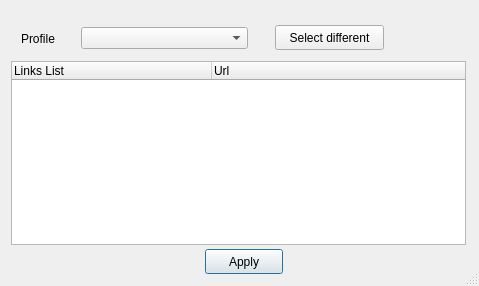
<?xml version="1.0" encoding="UTF-8"?>
<ui version="4.0">
 <class>Import</class>
 <widget class="QDialog" name="Import">
  <property name="geometry">
   <rect>
    <x>0</x>
    <y>0</y>
    <width>479</width>
    <height>286</height>
   </rect>
  </property>
  <property name="minimumSize">
   <size>
    <width>479</width>
    <height>286</height>
   </size>
  </property>
  <property name="maximumSize">
   <size>
    <width>494</width>
    <height>303</height>
   </size>
  </property>
  <property name="windowTitle">
   <string>Import</string>
  </property>
  <property name="windowIcon">
   <iconset resource="linkres.qrc">
    <normaloff>:/res/2globe_128.png</normaloff>:/res/2globe_128.png</iconset>
  </property>
  <property name="sizeGripEnabled">
   <bool>true</bool>
  </property>
  <property name="modal">
   <bool>true</bool>
  </property>
  <layout class="QHBoxLayout" name="horizontalLayout">
   <item>
    <widget class="QStackedWidget" name="stackedWidget">
     <property name="currentIndex">
      <number>0</number>
     </property>
     <widget class="QWidget" name="select">
      <widget class="QPushButton" name="pushButton_2">
       <property name="geometry">
        <rect>
         <x>194</x>
         <y>238</y>
         <width>78</width>
         <height>25</height>
        </rect>
       </property>
       <property name="text">
        <string>Apply</string>
       </property>
      </widget>
      <widget class="QTreeWidget" name="itemsview">
       <property name="geometry">
        <rect>
         <x>0</x>
         <y>50</y>
         <width>455</width>
         <height>184</height>
        </rect>
       </property>
       <attribute name="headerCascadingSectionResizes">
        <bool>true</bool>
       </attribute>
       <attribute name="headerDefaultSectionSize">
        <number>200</number>
       </attribute>
       <attribute name="headerHighlightSections">
        <bool>true</bool>
       </attribute>
       <attribute name="headerMinimumSectionSize">
        <number>200</number>
       </attribute>
       <attribute name="headerShowSortIndicator" stdset="0">
        <bool>false</bool>
       </attribute>
       <column>
        <property name="text">
         <string>Links List</string>
        </property>
        <property name="icon">
         <iconset>
          <normaloff>:/res/link.png</normaloff>:/res/link.png</iconset>
        </property>
       </column>
       <column>
        <property name="text">
         <string>Url</string>
        </property>
       </column>
      </widget>
      <widget class="QWidget" name="widget" native="true">
       <property name="geometry">
        <rect>
         <x>0</x>
         <y>10</y>
         <width>395</width>
         <height>37</height>
        </rect>
       </property>
       <widget class="QLabel" name="label">
        <property name="geometry">
         <rect>
          <x>10</x>
          <y>10</y>
          <width>61</width>
          <height>16</height>
         </rect>
        </property>
        <property name="text">
         <string>Profile</string>
        </property>
       </widget>
       <widget class="QComboBox" name="profillist">
        <property name="geometry">
         <rect>
          <x>70</x>
          <y>6</y>
          <width>167</width>
          <height>22</height>
         </rect>
        </property>
       </widget>
       <widget class="QPushButton" name="pushButton">
        <property name="geometry">
         <rect>
          <x>264</x>
          <y>4</y>
          <width>109</width>
          <height>25</height>
         </rect>
        </property>
        <property name="text">
         <string>Select different</string>
        </property>
       </widget>
      </widget>
     </widget>
     <widget class="QWidget" name="progress">
      <widget class="QWidget" name="process" native="true">
       <property name="geometry">
        <rect>
         <x>10</x>
         <y>20</y>
         <width>429</width>
         <height>181</height>
        </rect>
       </property>
       <widget class="QProgressBar" name="itemsall">
        <property name="geometry">
         <rect>
          <x>13</x>
          <y>24</y>
          <width>403</width>
          <height>23</height>
         </rect>
        </property>
        <property name="value">
         <number>24</number>
        </property>
       </widget>
       <widget class="QProgressBar" name="image">
        <property name="geometry">
         <rect>
          <x>15</x>
          <y>130</y>
          <width>397</width>
          <height>23</height>
         </rect>
        </property>
        <property name="value">
         <number>0</number>
        </property>
       </widget>
       <widget class="QLabel" name="label_2">
        <property name="geometry">
         <rect>
          <x>14</x>
          <y>106</y>
          <width>161</width>
          <height>16</height>
         </rect>
        </property>
        <property name="text">
         <string>Generating image</string>
        </property>
       </widget>
       <widget class="QLabel" name="label_3">
        <property name="geometry">
         <rect>
          <x>17</x>
          <y>6</y>
          <width>56</width>
          <height>15</height>
         </rect>
        </property>
        <property name="text">
         <string>Total</string>
        </property>
       </widget>
       <widget class="QLabel" name="title">
        <property name="geometry">
         <rect>
          <x>16</x>
          <y>60</y>
          <width>349</width>
          <height>16</height>
         </rect>
        </property>
        <property name="text">
         <string/>
        </property>
       </widget>
       <widget class="QLabel" name="curr_url">
        <property name="geometry">
         <rect>
          <x>16</x>
          <y>82</y>
          <width>353</width>
          <height>16</height>
         </rect>
        </property>
        <property name="text">
         <string/>
        </property>
       </widget>
       <widget class="QLabel" name="label_4">
        <property name="geometry">
         <rect>
          <x>18</x>
          <y>160</y>
          <width>61</width>
          <height>16</height>
         </rect>
        </property>
        <property name="text">
         <string>Received:</string>
        </property>
       </widget>
       <widget class="QLabel" name="received">
        <property name="geometry">
         <rect>
          <x>95</x>
          <y>160</y>
          <width>91</width>
          <height>16</height>
         </rect>
        </property>
        <property name="text">
         <string/>
        </property>
       </widget>
       <widget class="QLabel" name="label_5">
        <property name="geometry">
         <rect>
          <x>234</x>
          <y>160</y>
          <width>61</width>
          <height>16</height>
         </rect>
        </property>
        <property name="text">
         <string>Time:</string>
        </property>
       </widget>
       <widget class="QLabel" name="time">
        <property name="geometry">
         <rect>
          <x>308</x>
          <y>160</y>
          <width>101</width>
          <height>16</height>
         </rect>
        </property>
        <property name="text">
         <string/>
        </property>
       </widget>
       <widget class="QLabel" name="label_6">
        <property name="geometry">
         <rect>
          <x>242</x>
          <y>4</y>
          <width>61</width>
          <height>16</height>
         </rect>
        </property>
        <property name="text">
         <string>Time</string>
        </property>
       </widget>
       <widget class="QLabel" name="total_time">
        <property name="geometry">
         <rect>
          <x>308</x>
          <y>4</y>
          <width>101</width>
          <height>16</height>
         </rect>
        </property>
        <property name="text">
         <string/>
        </property>
       </widget>
       <widget class="QLabel" name="total_items">
        <property name="geometry">
         <rect>
          <x>80</x>
          <y>6</y>
          <width>46</width>
          <height>13</height>
         </rect>
        </property>
        <property name="text">
         <string>TextLabel</string>
        </property>
       </widget>
      </widget>
      <widget class="QPushButton" name="abort">
       <property name="geometry">
        <rect>
         <x>148</x>
         <y>230</y>
         <width>145</width>
         <height>25</height>
        </rect>
       </property>
       <property name="toolTip">
        <string>If procces of generating site image 
is too long you can canceled it </string>
       </property>
       <property name="text">
        <string>Abort current</string>
       </property>
      </widget>
     </widget>
    </widget>
   </item>
  </layout>
 </widget>
 <resources>
  <include location="linkres.qrc"/>
 </resources>
 <connections/>
</ui>
